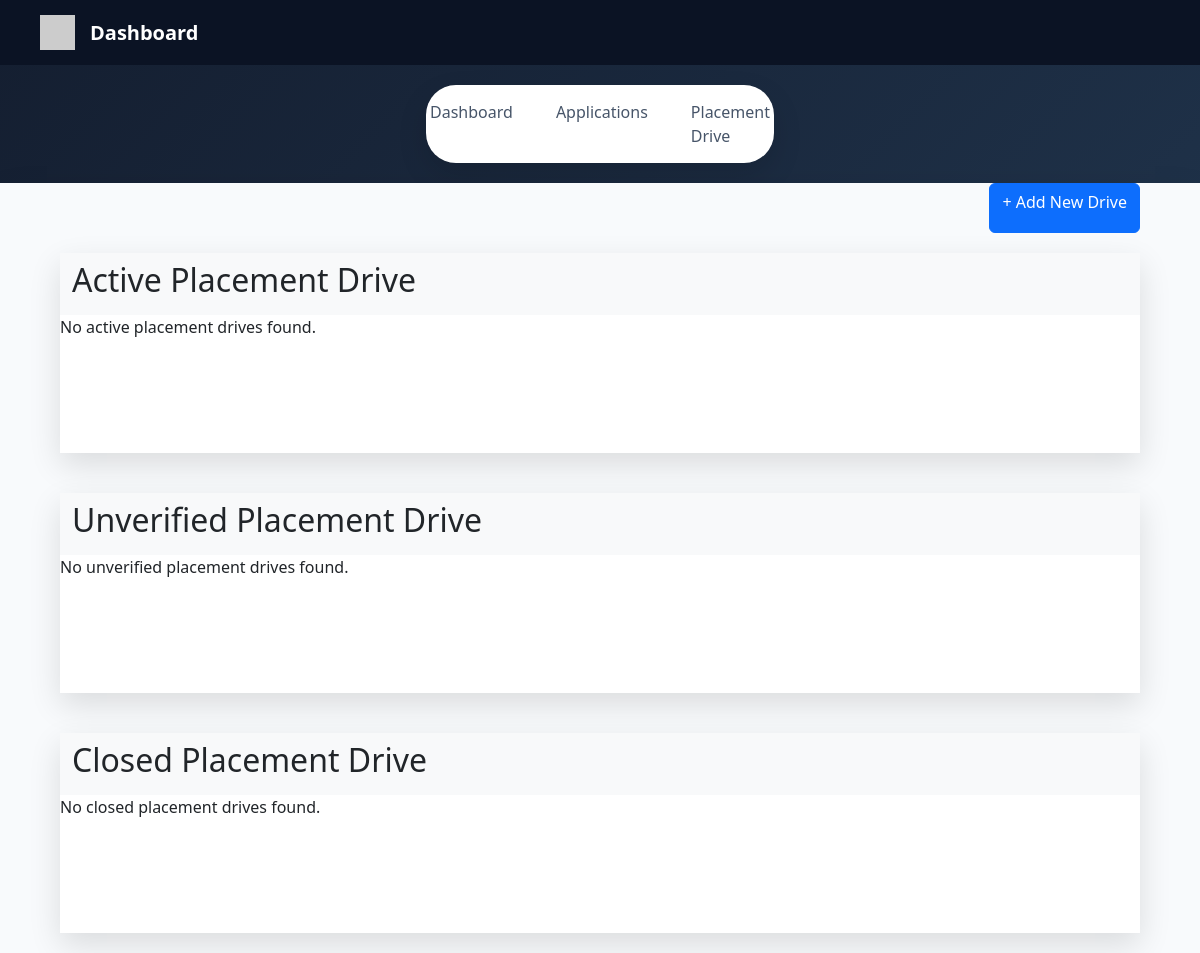
/company-placement-drive/3, run on an earlier commit of the app's database.
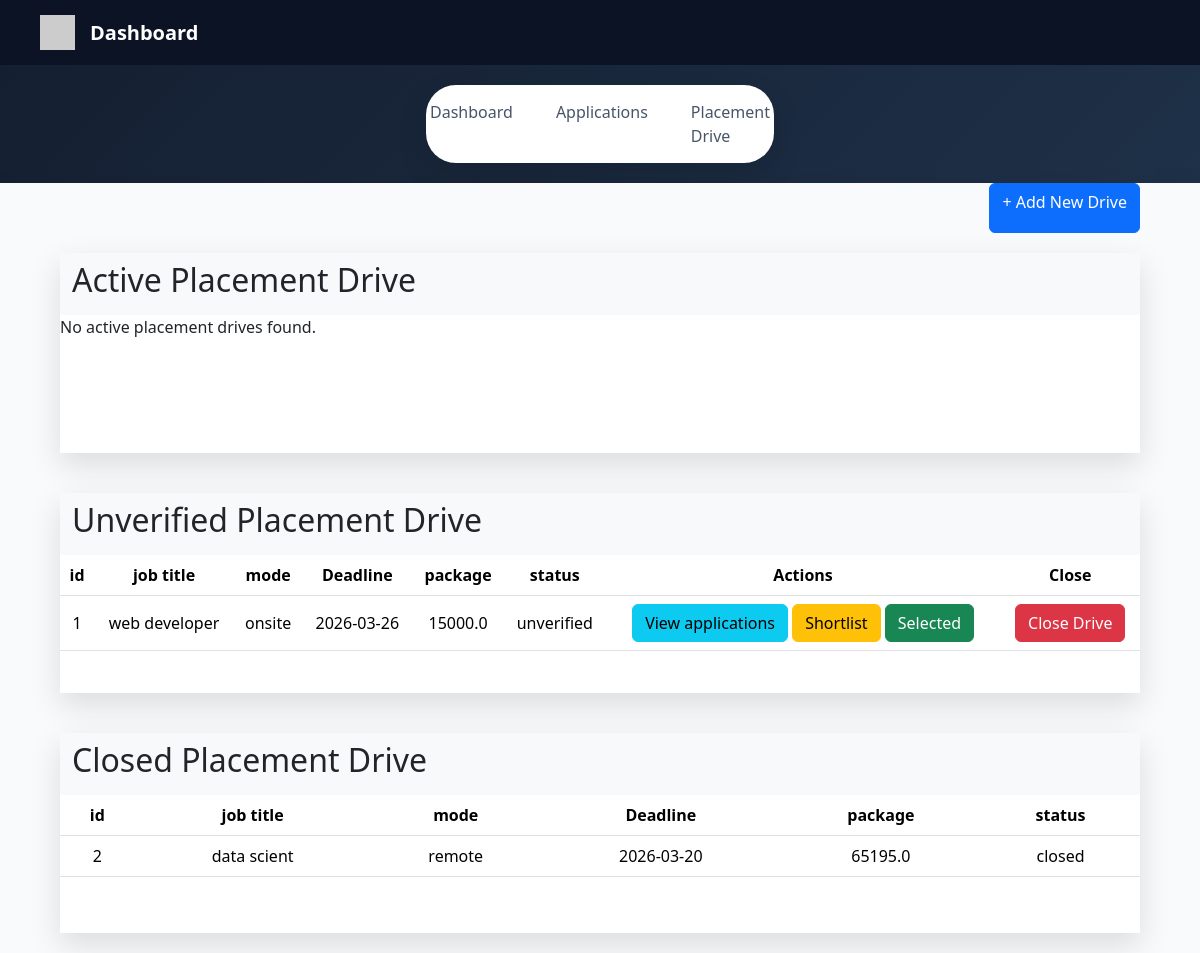
And on a later commit of the database.
### application/model.py (models this page shows)
class PlacementDrive(db.Model):
    __tablename__ = "placementdrive"
    id = db.Column(db.Integer , primary_key = True)
    company_id = db.Column(db.Integer , db.ForeignKey('company.id') , nullable = False)
    job_title = db.Column(db.String(100), nullable=False)
    mode = db.Column(db.String(50), nullable=False)
    package = db.Column(db.Float, nullable=False)
    eligibility = db.Column(db.Text , nullable = False)
    description = db.Column(db.Text,  nullable = False)
    deadline = db.Column(db.Date , nullable = False)
    status = db.Column(db.String(50), nullable=False, default='Pending')
    drive_application = db.relationship('Applications' , backref = 'placementdrive' ,cascade = "all, delete-orphan")

### application/controllers.py (the view)
@app.route('/company-placement-drive/<int:company_id>' , methods = ['GET'  , 'POST'])
def company_placement_drive(company_id):
    company = db.session.get(Company, company_id)
    verified_drives = PlacementDrive.query.filter_by(company_id=company_id, status='verified').all()
    unverified_drives = PlacementDrive.query.filter_by(company_id=company_id, status='unverified').all()
    closed_drives = PlacementDrive.query.filter_by(company_id=company_id, status='closed').all()
    return render_template("/company/placement-drive.html", company=company, verified_drives=verified_drives, unverified_drives=unverified_drives, closed_drives=closed_drives)

### templates/company/placement-drive.html (shortened to what this page needs)
<!DOCTYPE html>
<html lang="en">
<head>
    <link href="https://cdn.jsdelivr.net/npm/bootstrap@5.3.8/dist/css/bootstrap.min.css" rel="stylesheet">
    <link rel="stylesheet" href="{{ url_for('static', filename='css/company.css') }}">
</head>
<body>
    <div class="dashboard-nav">
        <div class="nav-left">
            <img src="https://ui-avatars.com/api/?name=Admin&background=f59e0b&color=ffffff&size=35" alt="home">
            <span>Dashboard</span>
        </div>
    </div>
    <div class="page-tabs">
        <a href="/company-dashboard/{{ company.id }}" class="active">Dashboard</a>
        <a href="/company-applications/{{ company.id }}">Applications</a>
        <a href="/company-placement-drive/{{ company.id }}">Placement Drive</a>
    </div>
    <div class="placement-drive-list">
        <div class="add">
            <a href="/add-drive/{{ company.id }}" class="btn btn-primary"> + Add New Drive</a>
        </div>
        <div class="active-table">
            <nav class="navbar bg-body-tertiary">
                <div class="container-fluid">
                    <h2>Active Placement Drive</h2>
                </div>
            </nav>
            {% if verified_drives %}
            <table class="table table-hover">
                <thead>
                    <tr>
                        <th>id</th>
                        <th>job title</th>
                        <th>mode</th>
                        <th>Deadline</th>
                        <th>package</th>
                        <th>status</th>
                        <th>Actions</th>
                        <th>Close</th>
                    </tr>
                </thead>
                <tbody>
                    {% for drive in verified_drives %}
                    <tr>
                        <td>{{ drive.id }}</td>
                        <td>{{ drive.job_title }}</td>
                        <td>{{ drive.mode }}</td>
                        <td>{{ drive.deadline }}</td>
                        <td>{{ drive.package }}</td>
                        <td>{{ drive.status }}</td>
                        <td><a href="/drive-applications/{{ drive.id }}" class="btn btn-info">View applications</a>
                        <a href="/shortlist/{{ drive.id }}" class="btn btn-warning">Shortlist</a>
                        <a href="/selected-applicants/{{ drive.id }}" class="btn btn-success">Selected</a></td>
                        <td><a href="/close-drive/{{ drive.id }}" class="btn btn-danger">Close Drive</a></td>
                    </tr>
                    {% endfor %}
                </tbody>
            </table>
            {% else %}
            <div class="no-data">
                <p>No active placement drives found.</p>
            </div>
            {% endif %}
        </div>
        <div class="active-table">
            <nav class="navbar bg-body-tertiary">
                <div class="container-fluid">
                    <h2>Unverified Placement Drive</h2>
                </div>
            </nav>
            {% if unverified_drives %}
            <table class="table table-hover">
                <thead>
                    <tr>
                        <th>id</th>
                        <th>job title</th>
                        <th>mode</th>
                        <th>Deadline</th>
                        <th>package</th>
                        <th>status</th>
                        <th>Actions</th>
                        <th>Close</th>
                    </tr>
                </thead>
                <tbody>
                    {% for drive in unverified_drives %}
                    <tr>
                        <td>{{ drive.id }}</td>
                        <td>{{ drive.job_title }}</td>
                        <td>{{ drive.mode }}</td>
                        <td>{{ drive.deadline }}</td>
                        <td>{{ drive.package }}</td>
                        <td>{{ drive.status }}</td>
                        <td><a href="/drive-applications/{{ drive.id }}" class="btn btn-info">View applications</a>
                        <a href="/shortlist/{{ drive.id }}" class="btn btn-warning">Shortlist</a>
                        <a href="/selected-applicants/{{ drive.id }}" class="btn btn-success">Selected</a></td>
                        <td><a href="/close-drive/{{ drive.id }}" class="btn btn-danger">Close Drive</a></td>
                    </tr>
                    {% endfor %}
                </tbody>
            </table>
            {% else %}
            <div class="no-data">
                <p>No unverified placement drives found.</p>
            </div>
            {% endif %}
        </div>
        <div class="closed-table">
            <nav class="navbar bg-body-tertiary">
                <div class="container-fluid">
                    <h2>Closed Placement Drive</h2>
                </div>
            </nav>
            {% if closed_drives %}
            <table class="table table-hover">
                <thead>
                    <tr>
                        <th>id</th>
                        <th>job title</th>
                        <th>mode</th>
                        <th>Deadline</th>
                        <th>package</th>
                        <th>status</th>
                    </tr>
                </thead>
                <tbody>
                    {% for drive in closed_drives %}
                    <tr>
                        <td>{{ drive.id }}</td>
                        <td>{{ drive.job_title }}</td>
                        <td>{{ drive.mode }}</td>
                        <td>{{ drive.deadline }}</td>
                        <td>{{ drive.package }}</td>
                        <td>{{ drive.status }}</td>
                    </tr>
                    {% endfor %}
                </tbody>
            </table>
            {% else %}
            <div class="no-data">
                <p>No closed placement drives found.</p>
            </div>
            {% endif %}
        </div>
    </div>
</body>
</html>

### static/css/company.css (style rules this page uses)
:root { --bg-gradient-start: #141e30; --bg-gradient-end: #243b55; --nav-bg: #0b1324; --nav-text: #ffffff; --nav-active: #f59e0b; --card-bg: #f8fafc; --card-white: #ffffff; --card-border: #e2e8f0; --text-primary: #0f172a; --text-secondary: #475569; --shadow-soft: 0 12px 30px rgba(0, 0, 0, 0.12); }
* { margin: 0; padding: 0; box-sizing: border-box; font-family: "Segoe UI", sans-serif; }
body { background: linear-gradient(135deg, var(--bg-gradient-start), var(--bg-gradient-end)); min-height: 100vh; }
.dashboard-nav { background-color: var(--nav-bg); padding: 15px 40px; }
.nav-left { display: flex; align-items: center; gap: 15px; }
.nav-left img { width: 35px; height: 35px; }
.nav-left span { color: var(--nav-text); font-size: 20px; font-weight: 630; }
.page-tabs { background: var(--card-white); margin: 20px auto; width: 29%; border-radius: 30px; padding: 15px 30px; display: flex; justify-content: center; gap: 43px; box-shadow: var(--shadow-soft); }
.page-tabs a { text-decoration: none; color: var(--text-secondary); font-weight: 500; transition: color 0.3s ease; }
.table th, .table td { text-align: center; vertical-align: middle; }
.placement-drive-list { width: 100%; min-height: 570px; background-color: var(--card-bg); box-shadow: var(--shadow-soft); display: flex; flex-direction: column; justify-content: center; align-items: center; }
.active-table { width: 90%; min-height: 200px; background-color: var(--card-white); box-shadow: var(--shadow-soft); margin: 20px 0px; }
.closed-table { width: 90%; min-height: 200px; background-color: var(--card-white); box-shadow: var(--shadow-soft); margin: 20px 0px; }
.add { width: 90%; height: 50px; display: flex; justify-content: flex-end; }

What changed in the data, as far as the page shows it:
added PlacementDrive: id "1", job_title "web developer", mode "onsite", deadline "2026-03-26", package "15000.0", status "unverified", shown under "Unverified Placement Drive"
added PlacementDrive: id "2", job_title "data scient", mode "remote", deadline "2026-03-20", package "65195.0", status "closed", shown under "Closed Placement Drive"
Also different on the page:
text no longer shown: "No unverified placement drives found. No closed placement drives found."
text now shown: "id job title mode Deadline package status Actions Close id job title mode Deadline package status"
